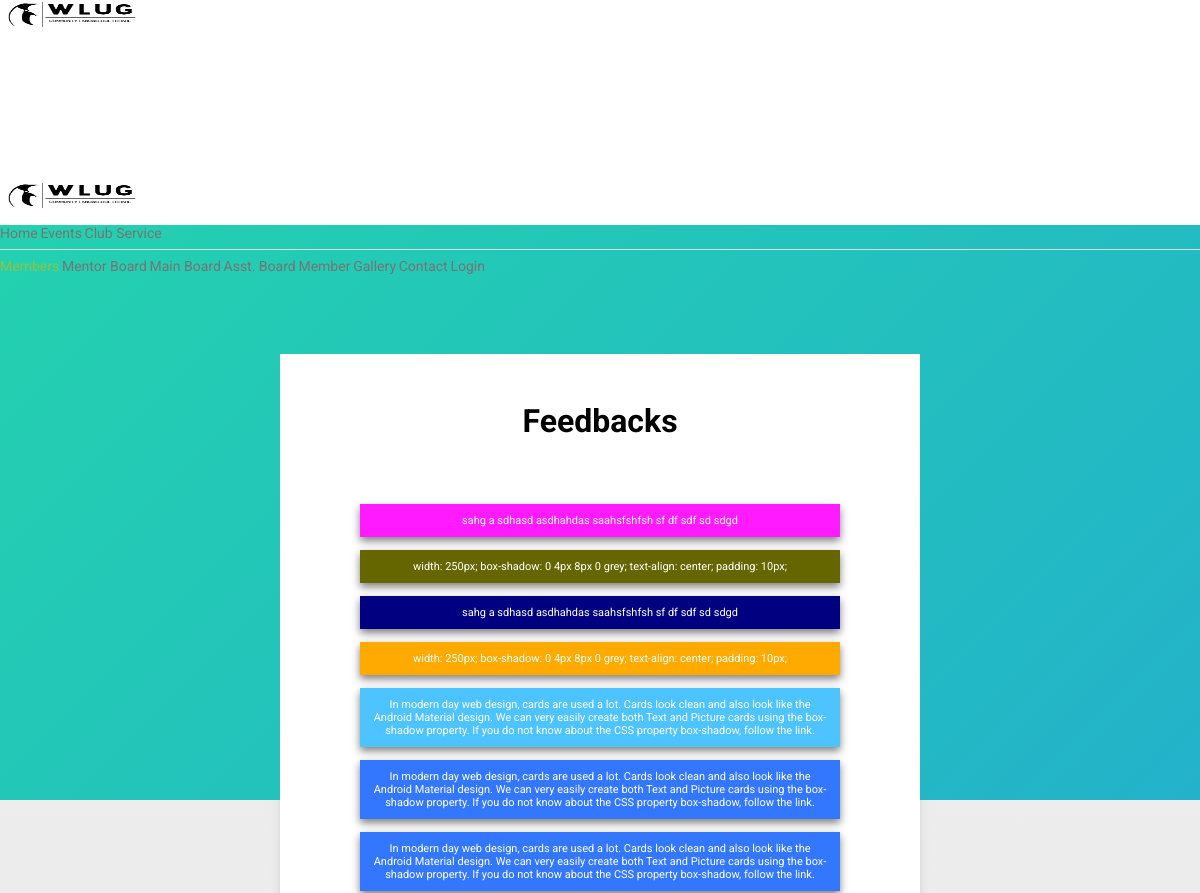
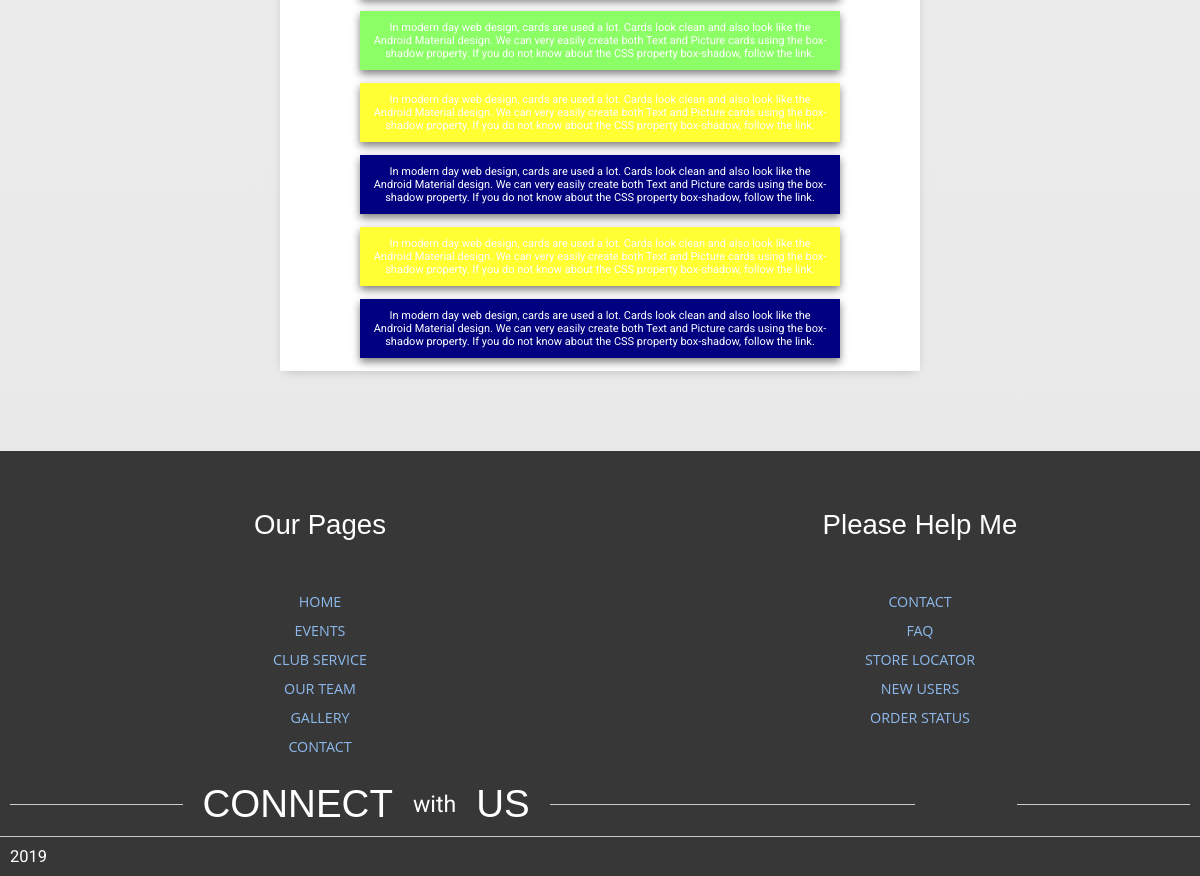
The page /feedback_res.php on the database its author committed (2 pictures, top to bottom).
### tables this page shows
CREATE TABLE `feedback` (
  `id` int(4) NOT NULL,
  `feedback` varchar(500) NOT NULL,
  `date` datetime NOT NULL
);

### feedback_res.php (the view, shortened to what this page needs)
<!doctype html>
<html lang="en">
  <head>
    <link rel="stylesheet" href="https://code.getmdl.io/1.3.0/material.min.css">
    <link rel="stylesheet" href="./css/styles.css">
  </head>
  <body>
    <div class="mdl-layout mdl-js-layout mdl-layout--fixed-header" id = "back">
      <div class="android-header mdl-layout__header mdl-layout__header--waterfall">
        <div class="mdl-layout__header-row">
          <span class="android-title mdl-layout-title">
            <img class="android-logo-image" src="./images/wluglogo.png">
          </span>
          <div class="android-navigation-container">
          </div>
        </div>
      </div>
      <div class="android-drawer mdl-layout__drawer">
        <span class="mdl-layout-title">
          <img class="android-logo-image" src="./images/wluglogo.png">
        </span>
      </div>
      <div class="android-content mdl-layout__content">
<div class="container">
    <h1 style="color: #000">Feedbacks</h1>
    <?php
    $con = mysqli_connect("localhost","root","","wlug");
    $query = "select * from feedback";
    $result = mysqli_query($con,$query);
    $color = array('#ffcccc','#000080','#666600','#4dc3ff','#bfbfbf','#ff1aff','#ffaa00','#3377ff','#ffff33','#8cff66') ;
    while($row = mysqli_fetch_array($result)){
           echo "<div class = 'text' style = 'background : ".$color[rand(0,9)]."'><div>".$row['feedback']."</div></div><br>";
    }
 ?>
</div>
       <?php
       include 'footer.php';
       ?>
      </div>
    </div>
  </body>
</html>

### footer.php (shortened to what this page needs)
<footer class="flex-rw">
  <ul class="footer-list-top">
    <li>
      <h4  class="footer-list-header">Our Pages</h4></li>
    <li><a href='/shop/about-mission' class="generic-anchor footer-list-anchor" itemprop="significantLink">HOME</a></li>
    <li><a href='/promos.html' class="generic-anchor footer-list-anchor" itemprop="significantLink">EVENTS</a></li>
    <li><a href='/retailers/new-retailers.html' class="generic-anchor footer-list-anchor" itemprop="significantLink">CLUB SERVICE</a></li>
    <li><a href='/job-openings.html' itemprop="significantLink" class="generic-anchor footer-list-anchor">OUR TEAM</a></li>
    <li><a href='/shop/about-show-schedule' class="generic-anchor footer-list-anchor" itemprop="significantLink">GALLERY </a></li>
    <li><a href='/shop/about-show-schedule' class="generic-anchor footer-list-anchor" itemprop="significantLink">CONTACT </a></li>
  </ul>
  <ul class="footer-list-top">
    <li id='help'>
      <h4 class="footer-list-header">Please Help Me</h4></li>
    <li><a href='/shop/about-contact' class="generic-anchor footer-list-anchor" itemprop="significantLink">CONTACT</a></li>
    <li><a href='/faq.html' class="generic-anchor footer-list-anchor" itemprop="significantLink">FAQ</a></li>
    <li id='find-a-store'><a href='/shop/store-locator' class="generic-anchor footer-list-anchor" itemprop="significantLink">STORE LOCATOR</a></li>
    <li id='user-registration'><a href='/shop/user-registration?URL=' class="generic-anchor footer-list-anchor" itemprop="significantLink">NEW USERS</a></li>
    <li id='order-tracking'><a href='/shop/order-status' itemprop="significantLink" class="generic-anchor footer-list-anchor">ORDER STATUS</a></li>
  </ul>
  <section class="footer-social-section flex-rw">
      <span class="footer-social-overlap footer-social-connect">
      CONNECT <span class="footer-social-small">with</span> US
      </span>
      <span class="footer-social-overlap footer-social-icons-wrapper">
      </span>
  </section>
  <section class="footer-bottom-section flex-rw">
<div class="footer-bottom-wrapper">
 2019  <address class="footer-address" role="company address"></address><span class="footer-bottom-rights">  </span>
    </div>
  </section>
</footer>

### css/styles.css (style rules this page uses)
body { margin: 0; }
.android-logo-image { height: 28px; width: 140px; }
.android-header { overflow: visible; background-color: white; }
.android-navigation-container { direction: rtl; -webkit-order: 1; -ms-flex-order: 1; order: 1; width: 500px; transition: opacity 0.2s cubic-bezier(0.4, 0, 0.2, 1), width 0.2s cubic-bezier(0.4, 0, 0.2, 1); }
.android-navigation { direction: ltr; -webkit-justify-content: flex-end; -ms-flex-pack: end; justify-content: flex-end; width: 800px; }
.android-drawer { border-right: none; }
.android-drawer-separator { height: 1px; background-color: #dcdcdc; margin: 8px 0; }
.android-drawer .mdl-navigation__link.mdl-navigation__link { font-size: 14px; color: #757575; }
.android-drawer span.mdl-navigation__link.mdl-navigation__link { color: #8bc34a; }
.android-drawer .mdl-layout-title { position: relative; background: #6ab344; height: 160px; }
.android-drawer .android-logo-image { position: absolute; bottom: 16px; }

### feedback_res.php (style rules this page uses)
#back { margin: 0; width: 100%; height: 100vh; font-family: "Exo", sans-serif; color: #fff; background: linear-gradient(-45deg, #ee7752, #e73c7e, #23a6d5, #23d5ab); background-size: 400% 400%; animation: gradientBG 15s ease infinite; }
body, input, select, textarea, body * { font-family: 'Roboto', sans-serif; box-sizing: border-box; }
body::after, body::before, input::after, input::before, select::after, select::before, textarea::after, textarea::before, body *::after, body *::before { box-sizing: border-box; }
body { background-image: -webkit-linear-gradient(top, #f2f2f2, #e6e6e6); background-image: linear-gradient(top, #f2f2f2, #e6e6e6); }
h1 { font-size: 2rem; text-align: center; margin: 0 0 2em; }
.container { position: relative; max-width: 40rem; margin: 5rem auto; background: #fff; width: 100%; padding: 3rem 5rem 0; border-radius: 1px; }
.container::before { content: ''; position: absolute; top: 0; left: 0; right: 0; bottom: 0; box-shadow: 0 8px 10px 1px rgba(0, 0, 0, 0.14), 0 3px 14px 2px rgba(0, 0, 0, 0.12), 0 5px 5px -3px rgba(0, 0, 0, 0.2); -webkit-transform: scale(0.98); transform: scale(0.98); -webkit-transition: -webkit-transform 0.28s ease-in-out; transition: -webkit-transform 0.28s ease-in-out; transition: transform 0.28s ease-in-out; transition: transform 0.28s ease-in-out, -webkit-transform 0.28s ease-in-out; z-index: -1; }
.text { width: auto; color: #fff; box-shadow: 0 4px 8px 0 grey; text-align: center; padding: 10px; }

### footer.php (style rules this page uses)
* { box-sizing: border-box }
html, body { height: 100% }
body { font: 11px "Open Sans", sans-serif; -webkit-font-smoothing: antialiased; -moz-osx-font-smoothing: grayscale; margin: auto; display: flex; flex-flow: column nowrap; justify-content: space-between }
ul { list-style: none }
a { text-decoration: none }
.flex-rw { display: flex; flex-flow: row wrap; }
footer { background: rgb(55,55,55); margin-top: auto; width: 100% }
.footer-list-top { width: 50% }
.footer-list-top > li { text-align: center; padding-bottom: 10px }
.footer-list-header { padding: 10px 0 5px 0; color: #fff; font: 2.3vw "Oswald", sans-serif }
.footer-list-anchor { font: 1.3em "Open Sans", sans-serif }
.footer-social-section { width: 100%; align-items: center; justify-content: space-around; position: relative; margin-top: 5px; }
.footer-social-section::after { content: ""; position: absolute; z-index: 1; top: 50%; left: 10px; border-top: 1px solid #ccc; width: calc(100% - 20px) }
.footer-social-overlap { position: relative; z-index: 2; background: rgb(55,55,55); padding: 0 20px }
.footer-social-connect { display: flex; align-items: center; font: 3.5em "Oswald", sans-serif; color: #fff }
.footer-social-small { font-size: 0.6em; padding: 0px 20px }
.footer-bottom-section { width: 100%; padding: 10px; border-top: 1px solid #ccc; margin-top: 10px }
.footer-bottom-section > div:first-child { margin-right: auto }
.footer-bottom-wrapper { font-size: 1.5em; color: #fff }

### rows shown on the page
feedback: feedback "sahg a sdhasd asdhahdas saahsfshfsh sf df sdf sd sdgd"
feedback: feedback "width: 250px; box-shadow: 0 4px 8px 0 grey; text-align: center; padding: 10px;"
feedback: feedback "sahg a sdhasd asdhahdas saahsfshfsh sf df sdf sd sdgd"
feedback: feedback "width: 250px; box-shadow: 0 4px 8px 0 grey; text-align: center; padding: 10px;"
feedback: feedback "In modern day web design, cards are used a lot. Cards look clean and also look like the Android Material design. We can very easily create both Text and Picture cards using the box-shadow property. If you do not know about the CSS property box-shadow, follow the link."
feedback: feedback "In modern day web design, cards are used a lot. Cards look clean and also look like the Android Material design. We can very easily create both Text and Picture cards using the box-shadow property. If you do not know about the CSS property box-shadow, follow the link."
feedback: feedback "In modern day web design, cards are used a lot. Cards look clean and also look like the Android Material design. We can very easily create both Text and Picture cards using the box-shadow property. If you do not know about the CSS property box-shadow, follow the link."
feedback: feedback "In modern day web design, cards are used a lot. Cards look clean and also look like the Android Material design. We can very easily create both Text and Picture cards using the box-shadow property. If you do not know about the CSS property box-shadow, follow the link."
feedback: feedback "In modern day web design, cards are used a lot. Cards look clean and also look like the Android Material design. We can very easily create both Text and Picture cards using the box-shadow property. If you do not know about the CSS property box-shadow, follow the link."
feedback: feedback "In modern day web design, cards are used a lot. Cards look clean and also look like the Android Material design. We can very easily create both Text and Picture cards using the box-shadow property. If you do not know about the CSS property box-shadow, follow the link."
feedback: feedback "In modern day web design, cards are used a lot. Cards look clean and also look like the Android Material design. We can very easily create both Text and Picture cards using the box-shadow property. If you do not know about the CSS property box-shadow, follow the link."
feedback: feedback "In modern day web design, cards are used a lot. Cards look clean and also look like the Android Material design. We can very easily create both Text and Picture cards using the box-shadow property. If you do not know about the CSS property box-shadow, follow the link."
